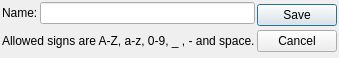
<?xml version="1.0" encoding="UTF-8"?>
<ui version="4.0">
 <class>SaveDatasetAs</class>
 <widget class="QDialog" name="SaveDatasetAs">
  <property name="geometry">
   <rect>
    <x>0</x>
    <y>0</y>
    <width>318</width>
    <height>58</height>
   </rect>
  </property>
  <property name="windowTitle">
   <string>Save data as</string>
  </property>
  <layout class="QHBoxLayout" name="horizontalLayout_2">
   <property name="spacing">
    <number>2</number>
   </property>
   <property name="leftMargin">
    <number>2</number>
   </property>
   <property name="topMargin">
    <number>2</number>
   </property>
   <property name="rightMargin">
    <number>2</number>
   </property>
   <property name="bottomMargin">
    <number>2</number>
   </property>
   <item>
    <layout class="QVBoxLayout" name="verticalLayout_2">
     <property name="spacing">
      <number>2</number>
     </property>
     <item>
      <layout class="QHBoxLayout" name="horizontalLayout">
       <property name="spacing">
        <number>2</number>
       </property>
       <item>
        <widget class="QLabel" name="nameLabel">
         <property name="text">
          <string>Name:</string>
         </property>
        </widget>
       </item>
       <item>
        <widget class="QLineEdit" name="name">
         <property name="acceptDrops">
          <bool>false</bool>
         </property>
        </widget>
       </item>
      </layout>
     </item>
     <item>
      <widget class="QLabel" name="infoLabel">
       <property name="text">
        <string>Allowed signs are A-Z, a-z, 0-9, _ , - and space.</string>
       </property>
      </widget>
     </item>
    </layout>
   </item>
   <item>
    <layout class="QVBoxLayout" name="verticalLayout">
     <property name="spacing">
      <number>2</number>
     </property>
     <item>
      <widget class="QPushButton" name="save">
       <property name="text">
        <string>Save</string>
       </property>
      </widget>
     </item>
     <item>
      <widget class="QPushButton" name="cancel">
       <property name="text">
        <string>Cancel</string>
       </property>
      </widget>
     </item>
    </layout>
   </item>
  </layout>
 </widget>
 <resources/>
 <connections/>
</ui>
